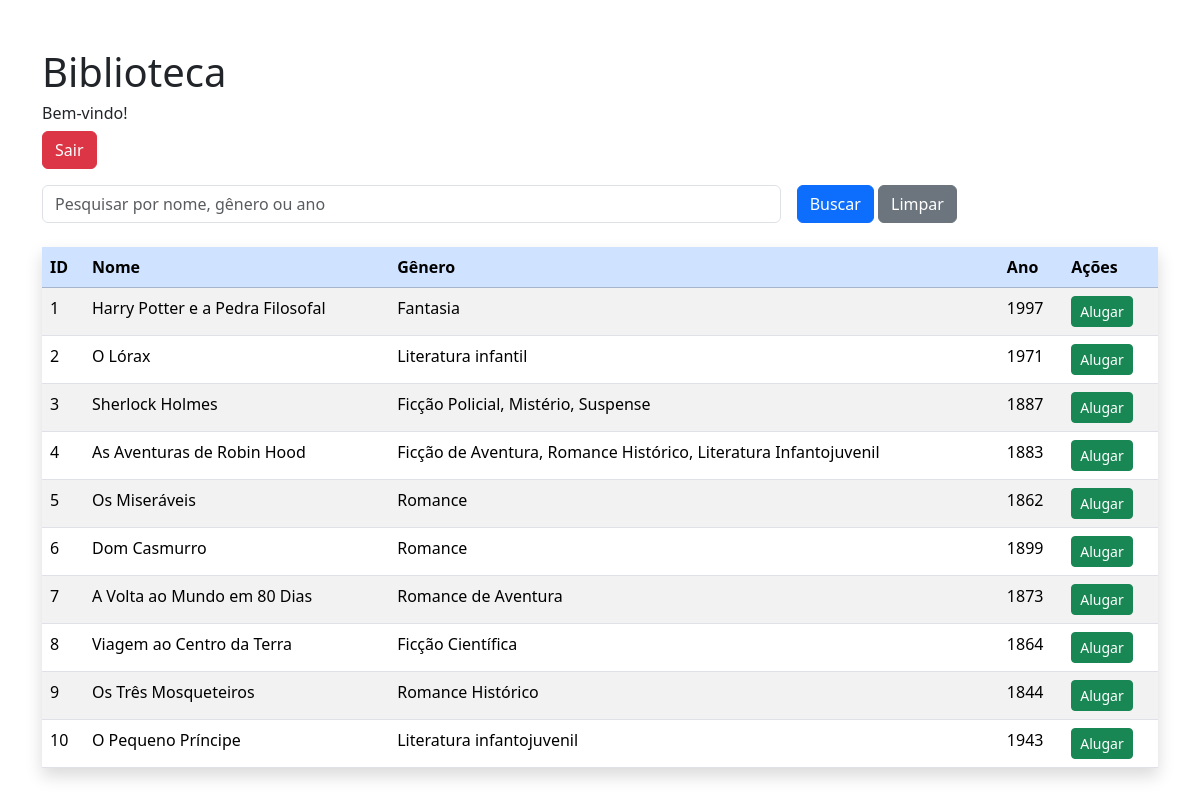
Before: / (signed in) with the older database file.
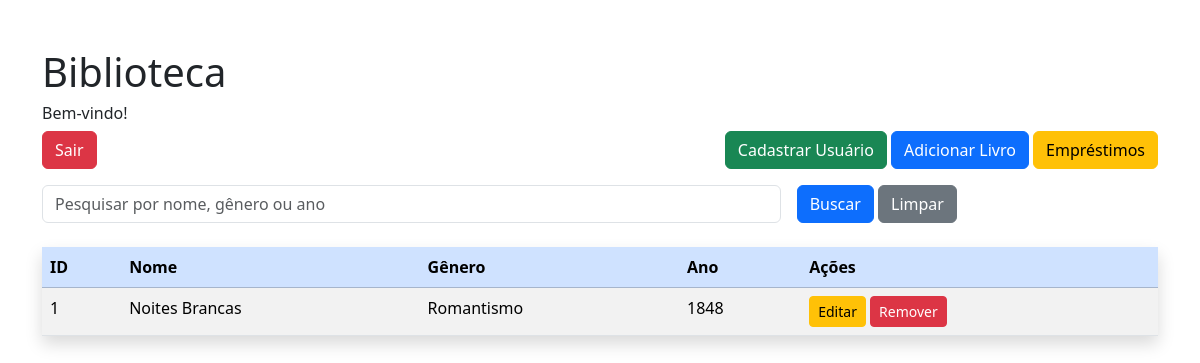
After: the same page with the newer database file.
### tables this page shows
CREATE TABLE livros(
                id INTEGER PRIMARY KEY AUTOINCREMENT,
                nome TEXT NOT NULL,
                genero TEXT NOT NULL,
                ano INTEGER NOT NULL
            );

### api.py (the view)
@app.route('/', methods=['GET'])
def pagina_inicial():
    if 'usuario' not in session:
        return redirect(url_for('login'))
    with sqlite3.connect(DATABASE) as conn:
        conn.row_factory = sqlite3.Row
        cursor = conn.cursor()
        livros = cursor.execute("SELECT * FROM  livros").fetchall()
        resultado = [dict(row) for row in livros]
        return render_template('index.html', resultados=resultado)

### templates/index.html (shortened to what this page needs)
<!DOCTYPE html>
<html lang="pt-br">
<head>
    <link href="https://cdn.jsdelivr.net/npm/bootstrap@5.3.8/dist/css/bootstrap.min.css"
        rel="stylesheet">
</head>
<body class="container mt-5">
    <h1>Biblioteca</h1>
    <h6>Bem-vindo!</h6>
    <div class="d-flex justify-content-between mb-3">
        <a href="{{ url_for('logout') }}" class="btn btn-danger">
            Sair
        </a>
        {% if session['perfil'] == 'admin' %}
            <div>
                <a href="{{ url_for('cadastro') }}" class="btn btn-success">
                    Cadastrar Usuário
                </a>
                <a href="{{ url_for('pagina_adicionar') }}" class="btn btn-primary">
                    Adicionar Livro
                </a>
                <a href="{{ url_for('listar_emprestimos') }}" class="btn btn-warning">
                    Empréstimos
                </a>
            </div>
        {% endif %}
    </div>
    <form action="{{ url_for('busca_livros') }}" method="GET" class="row g-3 mb-4">
        <div class="col-md-8">
            <input type="text"
                   name="busca"
                   class="form-control"
                   placeholder="Pesquisar por nome, gênero ou ano">
        </div>
        <div class="col-md-4">
            <button class="btn btn-primary" type="submit">
                Buscar
            </button>
            <a href="{{ url_for('pagina_inicial') }}" class="btn btn-secondary">
                Limpar
            </a>
        </div>
    </form>
    <table class="table table-striped mt-4 shadow">
        <thead class="table-primary">
            <tr>
                <th>ID</th>
                <th>Nome</th>
                <th>Gênero</th>
                <th>Ano</th>
                <th>Ações</th>
            </tr>
        </thead>
        <tbody>
            {% for item in resultados %}
            <tr>
                <td>{{ item.id }}</td>
                <td>{{ item.nome }}</td>
                <td>{{ item.genero }}</td>
                <td>{{ item.ano }}</td>
                <td>
                    {% if session['perfil'] == 'admin' %}
                        <a href="{{ url_for('pagina_editar', id=item.id) }}"
                           class="btn btn-warning btn-sm">
                            Editar
                        </a>
                        <form action="{{ url_for('deletar_livro', id=item.id) }}"
                              method="POST"
                              style="display:inline;">
                            <button class="btn btn-danger btn-sm"
                                    onclick="return confirm('Deseja remover este livro?')">
                                Remover
                            </button>
                        </form>
                    {% else %}
                        <form action="{{ url_for('emprestar_livro', id=item.id) }}"
                              method="POST"
                              style="display:inline;">
                            <button class="btn btn-success btn-sm">
                                Alugar
                            </button>
                        </form>
                    {% endif %}
                </td>
            </tr>
            {% endfor %}
        </tbody>
    </table>
</body>
</html>

Changed rows visible on the page:
removed livros: id "2", nome "O Lórax", genero "Literatura infantil", ano "1971"
removed livros: id "3", nome "Sherlock Holmes", genero "Ficção Policial, Mistério, Suspense", ano "1887"
removed livros: id "4", nome "As Aventuras de Robin Hood", genero "Ficção de Aventura, Romance Histórico, Literatura Infantojuvenil", ano "1883"
removed livros: id "5", nome "Os Miseráveis", genero "Romance", ano "1862"
removed livros: id "6", nome "Dom Casmurro", genero "Romance", ano "1899"
removed livros: id "7", nome "A Volta ao Mundo em 80 Dias", genero "Romance de Aventura", ano "1873"
removed livros: id "8", nome "Viagem ao Centro da Terra", genero "Ficção Científica", ano "1864"
removed livros: id "9", nome "Os Três Mosqueteiros", genero "Romance Histórico", ano "1844"
removed livros: id "10", nome "O Pequeno Príncipe", genero "Literatura infantojuvenil", ano "1943"
changed livros id 1: nome "Harry Potter e a Pedra Filosofal" → "Noites Brancas"; genero "Fantasia" → "Romantismo"; ano "1997" → "1848"; text "Alugar" → "Editar Remover"
Other visible differences:
text now shown: "Cadastrar Usuário Adicionar Livro Empréstimos"
